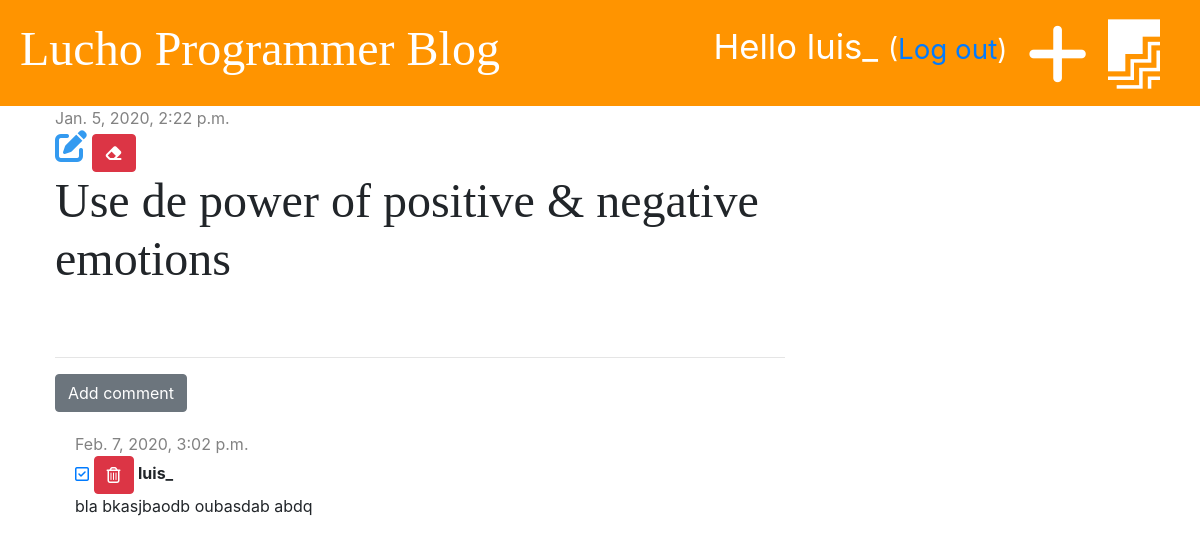
Page /post/2/ (signed in) on the committed database.
### blog/models.py (models this page shows, shortened)
class Post(models.Model):
    author = models.ForeignKey('auth.User', on_delete=models.CASCADE)
    title = models.CharField(max_length=200)
    text = models.TextField()
    created_date = models.DateTimeField(default=timezone.now)
    published_date = models.DateTimeField(blank=True, null=True)

class Comment(models.Model):
    post = models.ForeignKey('blog.Post', on_delete=models.CASCADE, related_name='comments')
    author = models.CharField(max_length=200)
    text = models.TextField()
    created_date = models.DateTimeField(default=timezone.now)
    approved = models.BooleanField(default=False)

### blog/views.py (the view)
# urls.py: path('post/<int:pk>/', views.post_detail, name='post_detail'),
def post_detail(request, pk):
    post = get_object_or_404(Post, pk=pk)
    stuff_for_frontend = {'post': post}
    return render(request, 'blog/post_detail.html', stuff_for_frontend)

### blog/templatetags/markdownify.py (called while the page is built)
@register.filter
def markdown(value):
    renderer = HighlightRenderer()
    markdown = mistune.Markdown(renderer=renderer)
    return markdown(value)

### blog/templates/blog/post_detail.html (shortened to what this page needs)
{% extends 'blog/base.html' %}
{% load markdownify %}
{% block content %}
    <div class="post">
        {% if post.published_date %}
            <div class="date">
                {{ post.published_date }}
            </div>
        {% else %}
            <a href="{% url 'post_publish' pk=post.pk %}" class="btn btn-primary">Publish</a>
        {% endif %}
        {% if user.is_authenticated %}
            <a href="{% url 'post_edit' pk=post.pk %}"><i class="fas fa-edit fa-2x" style="color: #339af0"></i></a>
        {% endif %}
        <a href="{% url 'post_delete' pk=post.pk %}" class="btn btn-danger"
           onclick="return confirm('Are tou sure you want to delet this post?')">
            <i class="fas fa-eraser fa-fa-2x"></i>
        </a>
        <h1>{{ post.title }}</h1>
    </div>
    <hr>
    <a href="{% url 'add_comment_to_post' pk=post.pk %}" class="btn btn-secondary">Add comment</a>
    {% for comment in post.comments.all %}
        {% if user.is_authenticated or comment.approved %}
            <div class="comment">
                <div class="date">
                    {{ comment.created_date }}
                </div>
                {% if not comment.approved and user.is_superuser %}
                    <a href="{% url 'comment_approve' pk=comment.pk %}"><i class="far fa-check-square"></i></a>
                    <a href="{% url 'comment_remove' pk=comment.pk %}" class="btn btn-danger"><i class="far fa-trash-alt"></i></a>
                {% endif %}
                <strong>{{ comment.author }}</strong>
                <p>{{ comment.text }}</p>
            </div>
        {% endif %}
    {% empty %}
        <p>No comments yet...</p>
    {% endfor %}
{% endblock %}

### blog/templates/blog/base.html (shortened to what this page needs)
{% load static %}
<!DOCTYPE html>
<html lang="en">
<head>
    <link rel="stylesheet" href="https://stackpath.bootstrapcdn.com/bootstrap/4.3.1/css/bootstrap.min.css">
    <link rel="stylesheet" href="{% static 'css/blog.css' %}">
    <link rel="stylesheet" href="{% static 'css/zenburn.css' %}">
</head>
<body>
    <div class="page-header">
        {% if user.is_authenticated %}
            <a href="{% url 'post_draft_list' %}" class="top-menu"><i class="fab fa-firstdraft fa-2x" style="color: white;"></i></a>
            <a href="{% url 'post_new' %}" class="top-menu"><i class="fa fa-plus fa-2x" style="color: white;"></i></a>
            <p class="top-menu">Hello {{ user.username }} <small>(<a href="{% url 'logout' %}">Log out</a>)</small></p>
        {% else %}
            <a href="{% url 'login' %}" class="top-menu"><i class="fas fa-sign-in-alt fa-2x"></i></a>
        {% endif %}
        <h1><a href="/">Lucho Programmer Blog</a></h1>
    </div>
    <div class="content container">
        <div class="row">
            <div class="col-md-8">
            {% block content %}
            {% endblock %}
            </div>
        </div>
    </div>
</body>
</html>

### blog/static/css/blog.css (style rules this page uses)
.page-header { background-color: #ff9400; margin-top: 0; padding: 20px 20px 20px 20px; }
.page-header h1 a { color: #ffffff; font-size: 36pt; text-decoration: none; }
.content { margin-left: 40px; }
h1, h2, h3, h4 { font-family: 'Tangerine', 'Inconsolata', 'Droid Sans', serif; font-size: 48px; }
.date { color: #828282 }
.post { margin-bottom: 70px; }
.top-menu { color: white; float: right; font-size: 26pt; margin-right: 20px; }
.comment { margin: 20px 0px 20px 20px; }

### rows in the picture
Post: published_date "Jan. 5, 2020, 2:22 p.m.", title "Use de power of positive & negative emotions"
Comment: created_date "Feb. 7, 2020, 3:02 p.m.", approved False (drawn), author "luis_", text "bla bkasjbaodb oubasdab abdq"

### other values in the picture
{{ user.username }} "luis_"
